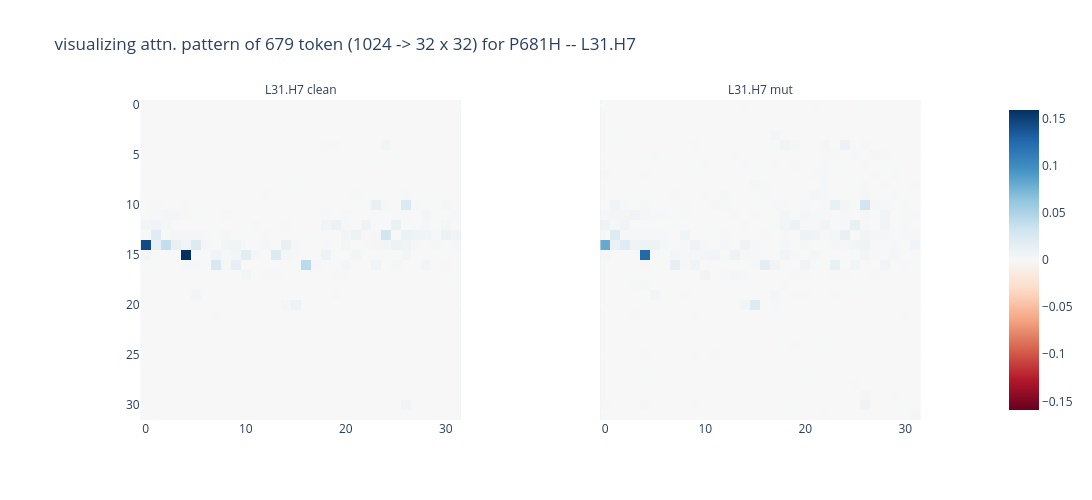
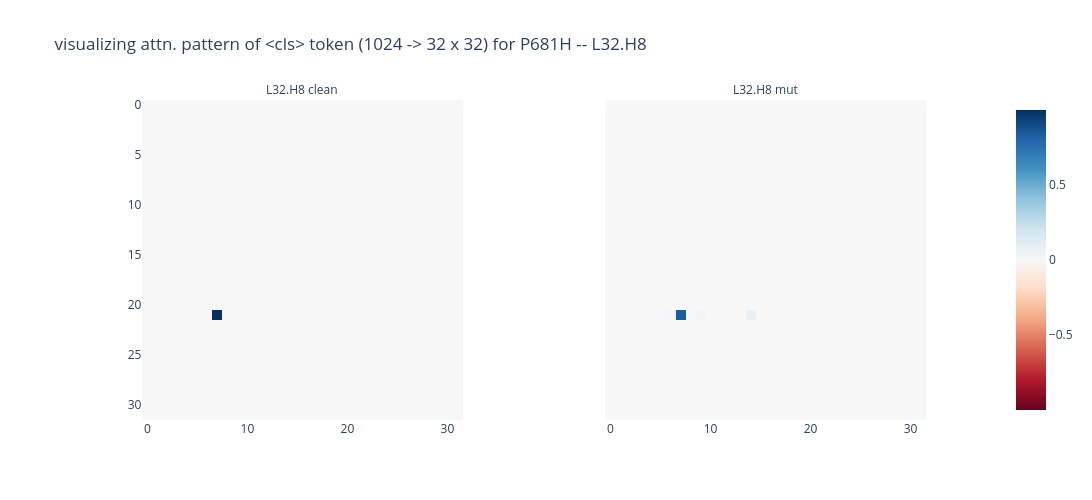

The cell these charts' notebook holds for them, in order:
### Code cell
for i, (layer, head) in enumerate(layer_head_list_i):
    print(layer, head)
    (attn_orig_mean, attn_orig_std) = attn_orig_mean_std[i]
    (attn_mut_mean, attn_mut_std) = attn_mut_mean_std[i]
    if layer == 32:
        fig = plot_orig_mut_attn_col(
            attn_orig_mean, 
            attn_mut_mean, 
            disp_title=f"visualizing attn. pattern of <cls> token (1024 -> 32 x 32) for {mut_i} -- L{layer}.H{head}",
            disp_col_label = f"L{layer}.H{head}"
        )
    if layer == 31:
        N = 679
        fig = plot_orig_mut_attn_col(
            attn_orig_mean[N,:], 
            attn_mut_mean[N,:], 
            disp_title=f"visualizing attn. pattern of {N} token (1024 -> 32 x 32) for {mut_i} -- L{layer}.H{head}",
            disp_col_label = f"L{layer}.H{head}"
        )
    torch.cuda.empty_cache()

### Figure 1 — Plotly figure (JSON) as saved in the notebook; plotly's stock layout.template omitted (floating-point values rounded to 4 significant figures; data arrays with more than 128 entries replaced by an {"elided": "..."} marker saying what was removed)
{"data": [{"coloraxis": "coloraxis", "customdata": {"elided": "32x32 int values"}, "hovertemplate": "%{x}, %{y}<br>Sequence position: 0 <- %{customdata}<br>Attn Prob. %{z}", "name": "0", "type": "heatmap", "x": [0, 1, 2, 3, 4, 5, 6, 7, 8, 9, 10, 11, 12, 13, 14, 15, 16, 17, 18, 19, 20, 21, 22, 23, 24, 25, 26, 27, 28, 29, 30, 31], "xaxis": "x", "y": [0, 1, 2, 3, 4, 5, 6, 7, 8, 9, 10, 11, 12, 13, 14, 15, 16, 17, 18, 19, 20, 21, 22, 23, 24, 25, 26, 27, 28, 29, 30, 31], "yaxis": "y", "z": {"elided": "32x32 float values"}}, {"coloraxis": "coloraxis", "customdata": {"elided": "32x32 int values"}, "hovertemplate": "%{x}, %{y}<br>Sequence position: 0 <- %{customdata}<br>Attn Prob. %{z}", "name": "1", "type": "heatmap", "x": [0, 1, 2, 3, 4, 5, 6, 7, 8, 9, 10, 11, 12, 13, 14, 15, 16, 17, 18, 19, 20, 21, 22, 23, 24, 25, 26, 27, 28, 29, 30, 31], "xaxis": "x2", "y": [0, 1, 2, 3, 4, 5, 6, 7, 8, 9, 10, 11, 12, 13, 14, 15, 16, 17, 18, 19, 20, 21, 22, 23, 24, 25, 26, 27, 28, 29, 30, 31], "yaxis": "y2", "z": {"elided": "32x32 float values"}}], "layout": {"annotations": [{"font": {}, "showarrow": false, "text": "L31.H7 clean", "x": 0.245, "xanchor": "center", "xref": "paper", "y": 1, "yanchor": "bottom", "yref": "paper"}, {"font": {}, "showarrow": false, "text": "L31.H7 mut", "x": 0.755, "xanchor": "center", "xref": "paper", "y": 1, "yanchor": "bottom", "yref": "paper"}], "coloraxis": {"autocolorscale": false, "cmid": 0, "colorscale": [[0, "rgb(103,0,31)"], [0.1, "rgb(178,24,43)"], [0.2, "rgb(214,96,77)"], [0.3, "rgb(244,165,130)"], [0.4, "rgb(253,219,199)"], [0.5, "rgb(247,247,247)"], [0.6, "rgb(209,229,240)"], [0.7, "rgb(146,197,222)"], [0.8, "rgb(67,147,195)"], [0.9, "rgb(33,102,172)"], [1, "rgb(5,48,97)"]]}, "height": 500, "title": {"text": "visualizing attn. pattern of 679 token (1024 -> 32 x 32) for P681H -- L31.H7"}, "width": 1100, "xaxis": {"anchor": "y", "constrain": "domain", "domain": [0, 0.49], "scaleanchor": "y"}, "xaxis2": {"anchor": "y2", "domain": [0.51, 1], "matches": "x"}, "yaxis": {"anchor": "x", "autorange": "reversed", "constrain": "domain", "domain": [0, 1]}, "yaxis2": {"anchor": "x2", "domain": [0, 1], "matches": "y", "showticklabels": false}}}

### Figure 2 — Plotly figure (JSON) as saved in the notebook; plotly's stock layout.template omitted (floating-point values rounded to 4 significant figures; data arrays with more than 128 entries replaced by an {"elided": "..."} marker saying what was removed)
{"data": [{"coloraxis": "coloraxis", "customdata": {"elided": "32x32 int values"}, "hovertemplate": "%{x}, %{y}<br>Sequence position: 0 <- %{customdata}<br>Attn Prob. %{z}", "name": "0", "type": "heatmap", "x": [0, 1, 2, 3, 4, 5, 6, 7, 8, 9, 10, 11, 12, 13, 14, 15, 16, 17, 18, 19, 20, 21, 22, 23, 24, 25, 26, 27, 28, 29, 30, 31], "xaxis": "x", "y": [0, 1, 2, 3, 4, 5, 6, 7, 8, 9, 10, 11, 12, 13, 14, 15, 16, 17, 18, 19, 20, 21, 22, 23, 24, 25, 26, 27, 28, 29, 30, 31], "yaxis": "y", "z": {"elided": "32x32 float values"}}, {"coloraxis": "coloraxis", "customdata": {"elided": "32x32 int values"}, "hovertemplate": "%{x}, %{y}<br>Sequence position: 0 <- %{customdata}<br>Attn Prob. %{z}", "name": "1", "type": "heatmap", "x": [0, 1, 2, 3, 4, 5, 6, 7, 8, 9, 10, 11, 12, 13, 14, 15, 16, 17, 18, 19, 20, 21, 22, 23, 24, 25, 26, 27, 28, 29, 30, 31], "xaxis": "x2", "y": [0, 1, 2, 3, 4, 5, 6, 7, 8, 9, 10, 11, 12, 13, 14, 15, 16, 17, 18, 19, 20, 21, 22, 23, 24, 25, 26, 27, 28, 29, 30, 31], "yaxis": "y2", "z": {"elided": "32x32 float values"}}], "layout": {"annotations": [{"font": {}, "showarrow": false, "text": "L32.H8 clean", "x": 0.245, "xanchor": "center", "xref": "paper", "y": 1, "yanchor": "bottom", "yref": "paper"}, {"font": {}, "showarrow": false, "text": "L32.H8 mut", "x": 0.755, "xanchor": "center", "xref": "paper", "y": 1, "yanchor": "bottom", "yref": "paper"}], "coloraxis": {"autocolorscale": false, "cmid": 0, "colorscale": [[0, "rgb(103,0,31)"], [0.1, "rgb(178,24,43)"], [0.2, "rgb(214,96,77)"], [0.3, "rgb(244,165,130)"], [0.4, "rgb(253,219,199)"], [0.5, "rgb(247,247,247)"], [0.6, "rgb(209,229,240)"], [0.7, "rgb(146,197,222)"], [0.8, "rgb(67,147,195)"], [0.9, "rgb(33,102,172)"], [1, "rgb(5,48,97)"]]}, "height": 500, "title": {"text": "visualizing attn. pattern of <cls> token (1024 -> 32 x 32) for P681H -- L32.H8"}, "width": 1100, "xaxis": {"anchor": "y", "constrain": "domain", "domain": [0, 0.49], "scaleanchor": "y"}, "xaxis2": {"anchor": "y2", "domain": [0.51, 1], "matches": "x"}, "yaxis": {"anchor": "x", "autorange": "reversed", "constrain": "domain", "domain": [0, 1]}, "yaxis2": {"anchor": "x2", "domain": [0, 1], "matches": "y", "showticklabels": false}}}
